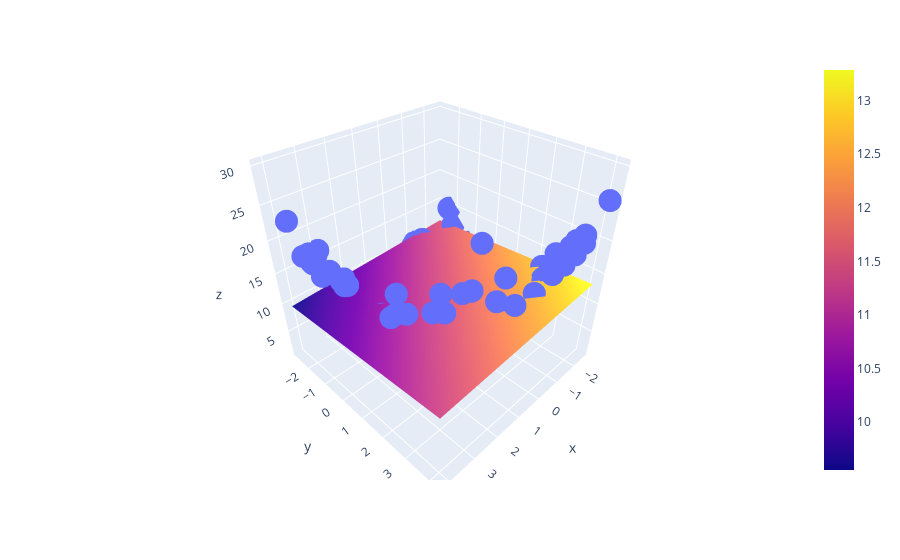

Notebook code cell kept with this figure:
### Code cell
import plotly.graph_objects as go

fig = px.scatter_3d(df, x=x.ravel(), y=y.ravel(), z=z.ravel())

fig.add_trace(go.Surface(x = x_input, y = y_input, z =z_final ))

fig.show()
